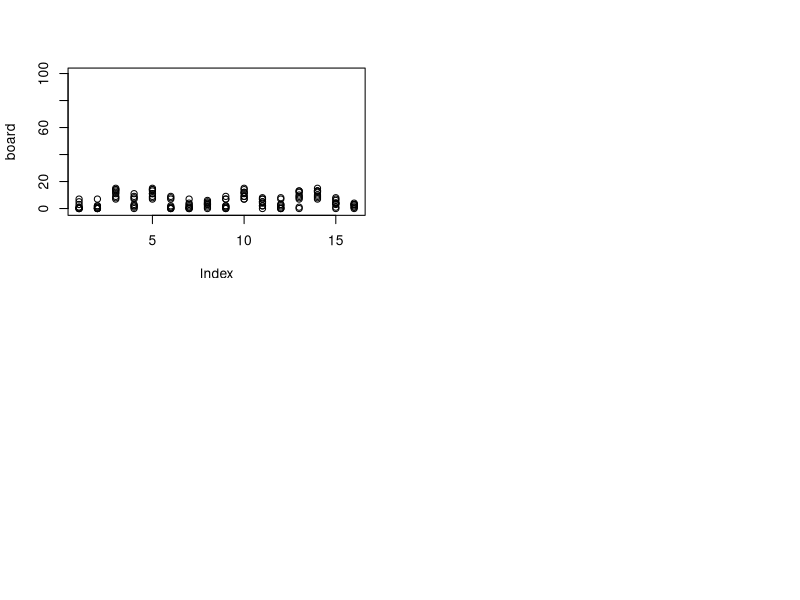

Reproduce this figure in R.

board  = c( 7, 7, 7, 7, 7, 7, 7, 0,
	     	7, 7, 7, 7, 7, 7, 7, 0)			# Initialize board.
par(mfrow=c(2,2))
plot(board, ylim = c(-1, 100), lty=1)

pepe = T
pilar = T

housep = sample(1:7, 1)
houser = sample(9:15, 1)
#housep=2
#houser=9						
print(c(housep, houser))
shellsp = board[housep]	
shellsr = board[houser]
dropsp = rep(F, 16)
dropsr = rep(F, 16)
board[housep] = 0
board[houser] = 0
print(board)

while (pepe & pilar) {
while (shellsp > 0) {						
while ((housep+1) < 16 & shellsp > 0) {		
	dropsp[(housep+1)] = T						
	housep = housep + 1
	shellsp = shellsp - 1
	}
stopp = housep
board = board + dropsp
dropsp = rep(F, 16)
housep = 0
}
print(board)

while (shellsr > 0) {
while ((houser + 1) <= 16 & shellsr > 0) {
	if ((houser + 1) == 8) houser = houser + 1 else houser = houser
	dropsr[(houser+1)] = T						
	houser = houser + 1
	shellsr = shellsr - 1
	}	
stopr = houser
board = board + dropsr
dropsr = rep(F, 16)
houser = 0
}
print(board)
print(sum(board))
if (stopp == 8) {
	pepe = T
	housep = sample((which(board[1:7]>0)), 1)
	shellsp = board[housep]
	dropsp = rep(F, 16)
	board[housep] = 0
	} else {
	if (board[stopp] > 1) {
		pepe = T
		housep = stopp
		shellsp = board[stopp]
		dropsp = rep(F, 16)
		board[stopp] = 0
		} else {
			pepe = F
			if (stopp < 8) {
				board[8] = board[8] + board[(8-stopp)*2 + stopp] + 1
				board[(8-stopp)*2 + stopp] = 0
				board[stopp] = 0 
				} else board[8] = board[8]
			}
		}
if (stopr == 16) {
	pilar = T
	houser = sample((which(board[9:15]>0)), 1) + 8
	shellsr = board[houser]
	dropsr = rep(F, 16)
	board[houser] = 0
	} else {
	if (board[stopr] > 1) {
		pilar = T
		houser = stopr
		shellsr = board[stopr]
		dropsr = rep(F, 16)
		board[stopr] = 0
		} else {
			pilar = F
			if (stopr > 8) { 
				board[16] = board[16] + board[stopr - (stopr-8)*2] + 1
				board[stopr - (stopr-8)*2] = 0
				board[stopr] = 0
				}  else board[16] = board[16]
			}
		}
print(paste(stopp, shellsp, housep, pepe))
print(paste(stopr, shellsr, houser, pilar))
print(board)
print(sum(board) + shellsr + shellsp)
points(board)

if (sum(c(pepe, pilar)) == 0) {
pepe = T
pilar = T

housep = sample((which(board[1:7]>0)), 1)
houser = sample((which(board[9:15]>0)), 1) + 8
shellsp = board[housep]	
shellsr = board[houser]
dropsp = rep(F, 16)
dropsr = rep(F, 16)
board[housep] = 0
board[houser] = 0
}
}
